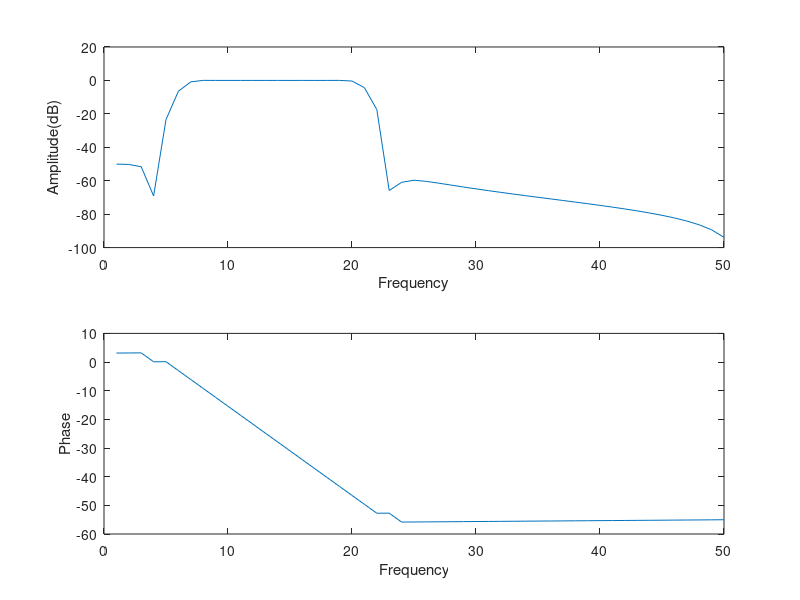

This figure's MATLAB source:
hn = load('data/hn_q3.mat').hn;
Hf=fft(hn);
fs = 100;
figure(2)
subplot(211)
plot(20*log10(abs(Hf(1:fs/2))))
xlabel('Frequency')
ylabel('Amplitude(dB)')
subplot(212)
plot(unwrap(angle(Hf(1:fs/2))))
xlabel('Frequency')
ylabel('Phase')